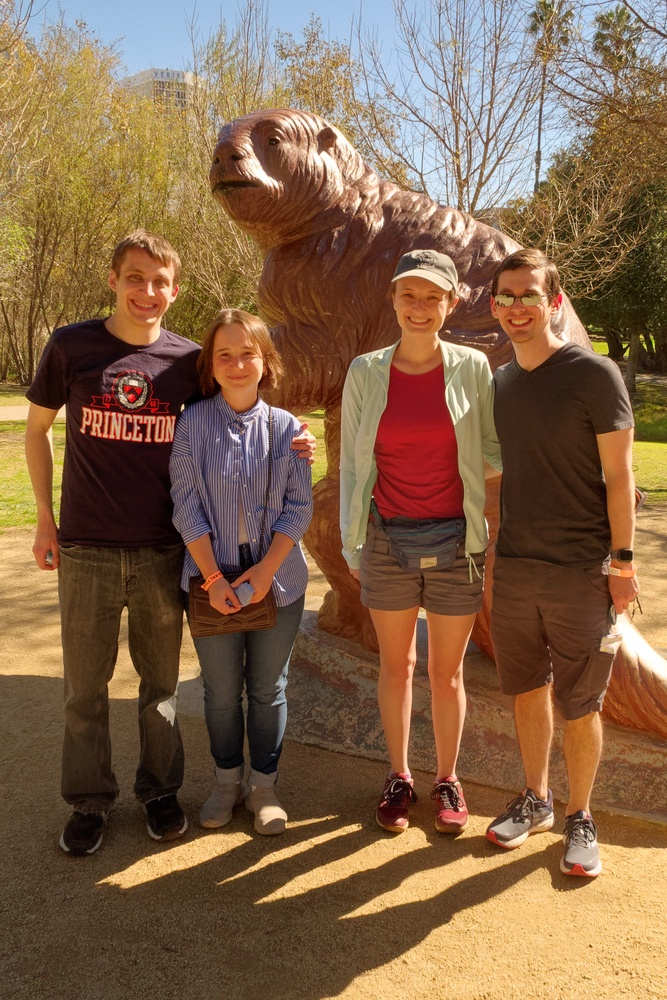
%> input picture data/images/faces/multiple_faces.jpg, 667 x 1000 px, shrunk from 2432 x 3648 before the run
$ octave s_faceDemo.m   (GNU Octave 9; MATLAB toolbox functions it lacks are replaced by stand-ins)
%> lines starting %> are read from the running program, lines starting %| are printed output that depends on the picture; in (x1, y1, x2, y2) boxes, pixels count from 0 and x2, y2 are one past the last pixel; in counts of white or black regions, pixels touching at a corner belong together; the program's own positions count from 1
% Simple version of face detection
% Requires Vision toolbox
%
% D. Cardinal, Stanford University, 2022

% Default detector is set for faces
faceDetect = vision.CascadeObjectDetector();

% merge threshhold impacts accuracy (1 finds tons of things, 4 is default, 8 max?)
% from some simple experiments, 3 seems like a good compromise
faceDetect.MergeThreshold = 3;

% Read an image or a video frame
ourImg = imread('multiple_faces.jpg');
%> ourImg is the input picture: size 1000x667x3 uint8; mean R, G, B 130.7, 99.7, 73.1

foundFaces = step(faceDetect, ourImg);
%> foundFaces = [117 257 66 66; 208 334 61 61; 391 278 61 61; 488 271 65 65]

faceOut = insertObjectAnnotation(ourImg,"rectangle",foundFaces,'Face');
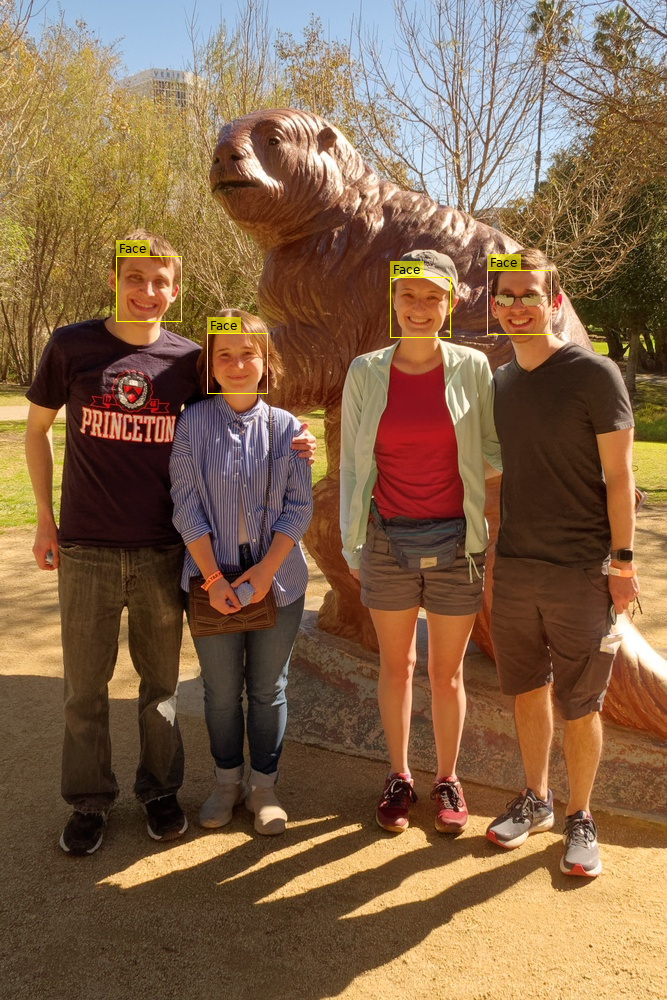
%> faceOut: size 1000x667x3 uint8; 0.48% of pixels changed, all inside (x1, y1, x2, y2) = (116, 240, 552, 394)
figure, imshow(faceOut), title('Found faces:');

% Fetch some face images using WebImageBrowser or the tool of your choice
% and put them in local/images/faces

% argh, need to remember the isetcam root call!
inputFiles = dir(fullfile('b:\iset\isetcam','local','images','faces','*.jpg'));
if numel(inputFiles) == 0
    warning('no files');
else

for ii = 1:numel(inputFiles)
    inFile = inputFiles(ii);
    ourImg = imread(fullfile(inFile.folder,inFile.name));
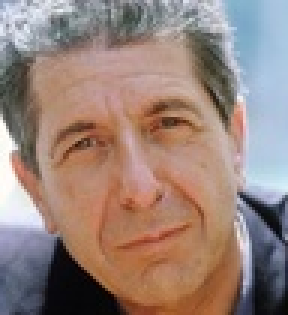
%> input picture data/images/faces/faceMale.jpg, 96 x 105 px, shrunk from 352 x 382 before the run (shown 3 times larger)
%> ourImg is the input picture: size 105x96x3 uint8; mean R, G, B 152.3, 130.4, 122
    foundFaces = step(faceDetect, ourImg);
%> foundFaces = [6 17 80 80]
    faceOut = insertObjectAnnotation(ourImg,"rectangle",foundFaces,'Face');
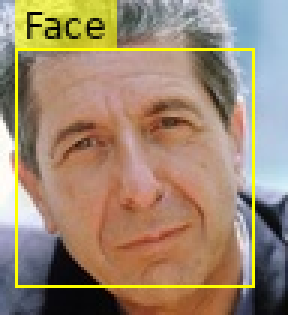
%> faceOut: size 105x96x3 uint8 (shown 3 times larger); 8.53% of pixels changed, all inside (x1, y1, x2, y2) = (5, 0, 85, 96)
    figure, imshow(faceOut), title('Found faces:');
    pause;
end

end
